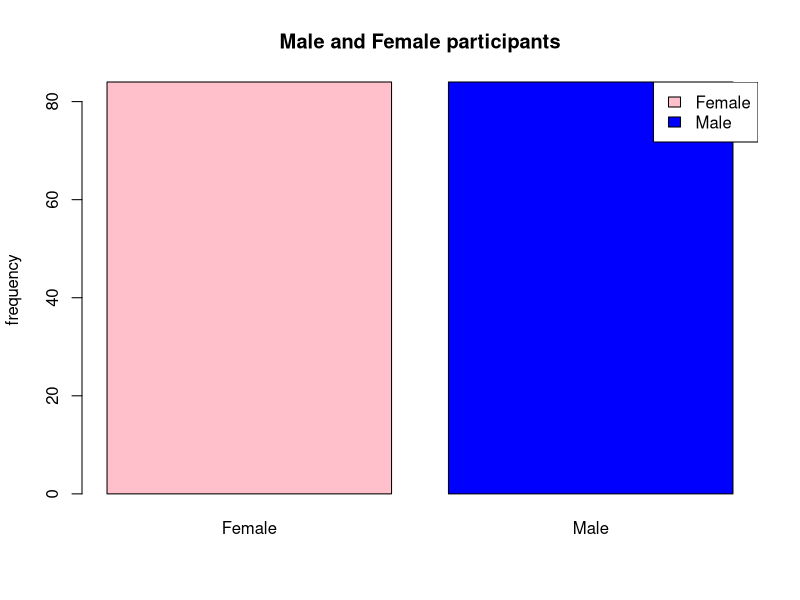
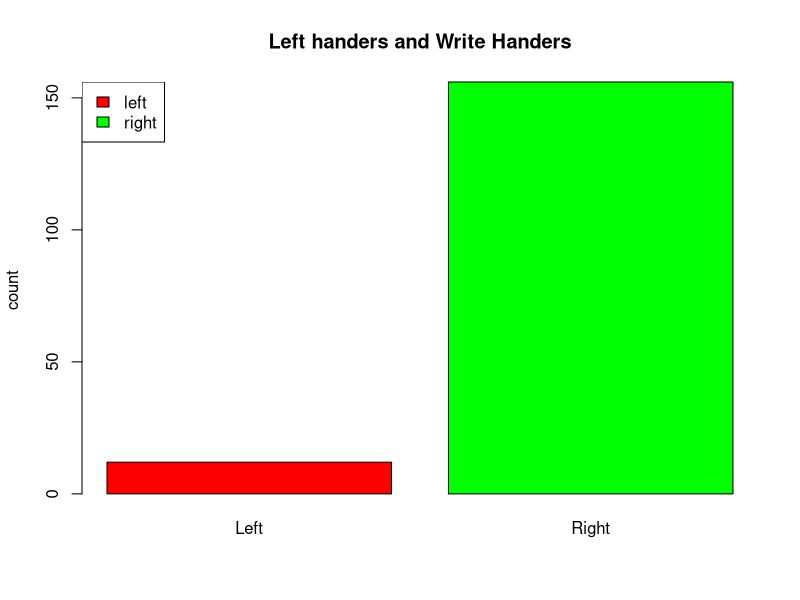
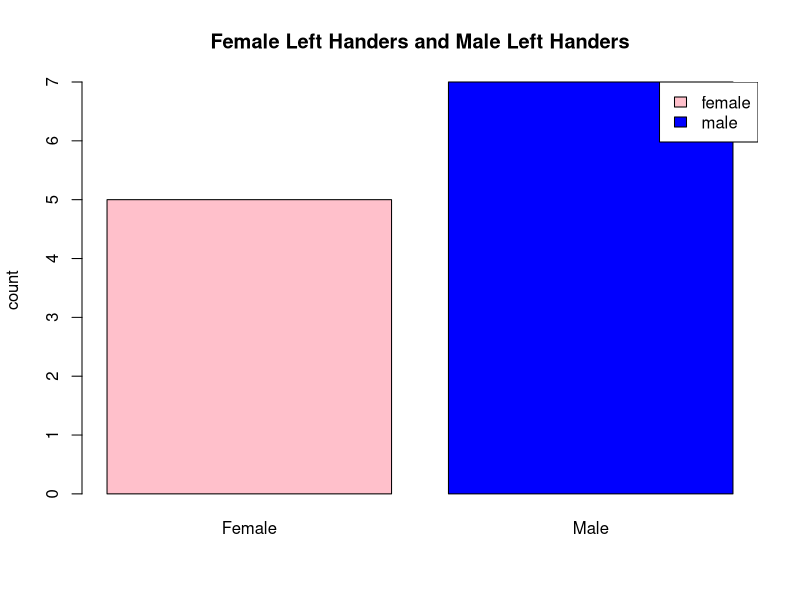
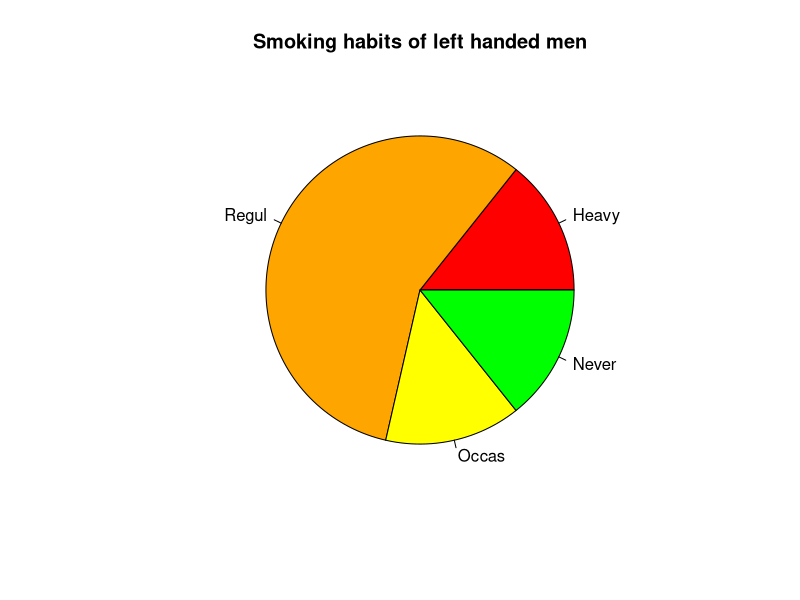
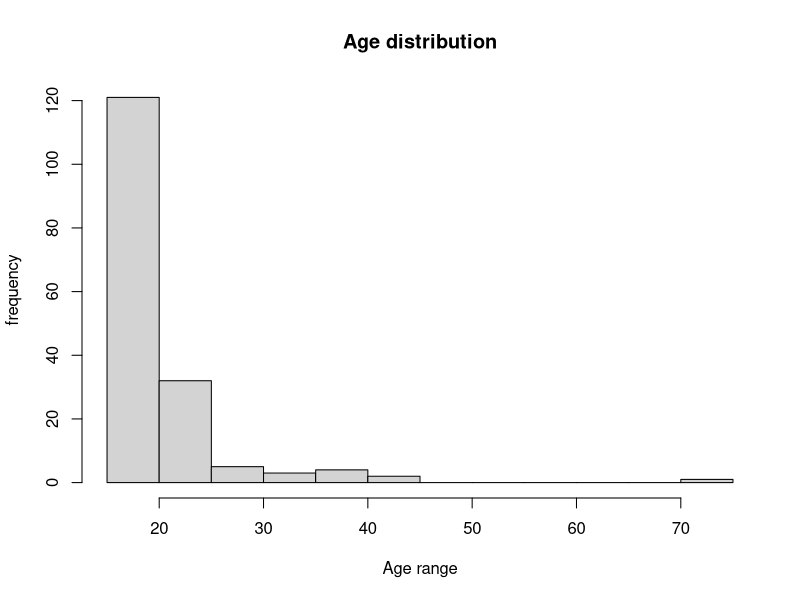
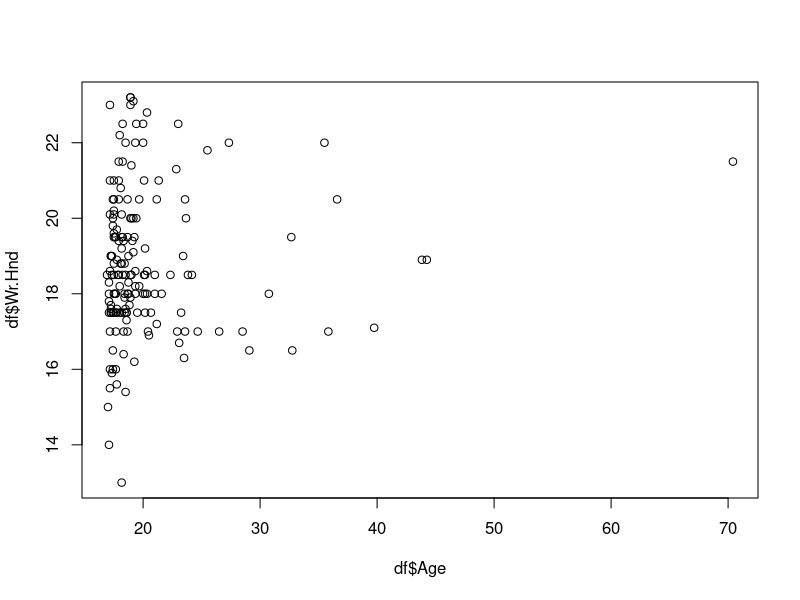
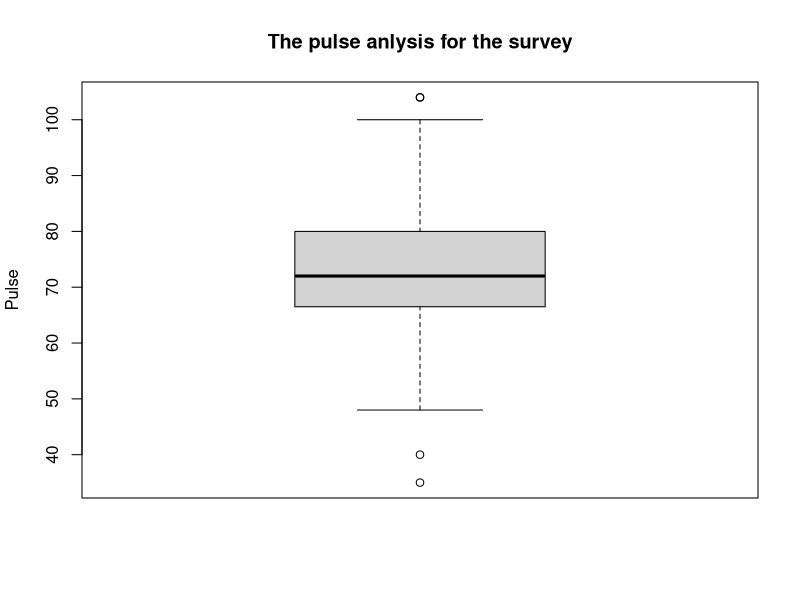
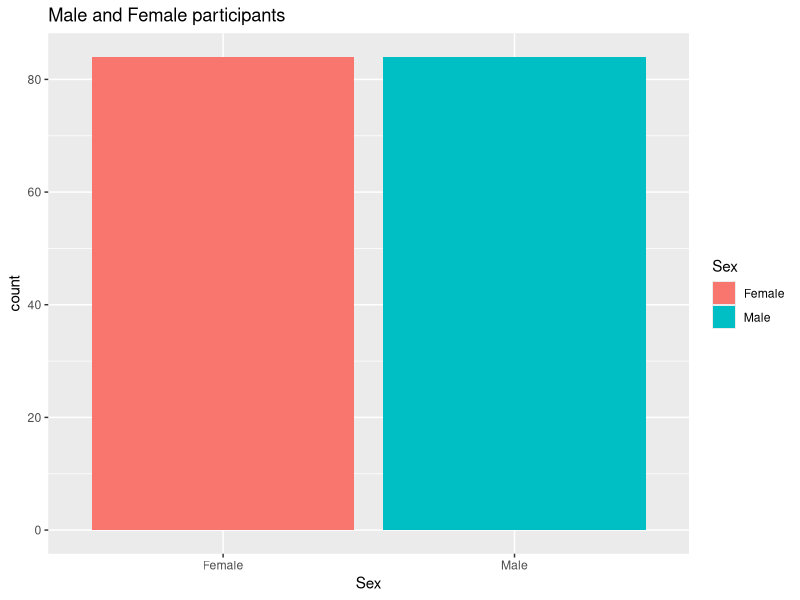

These figures' R source, in order:
#1 Plot a bar graph for the number of male and female participants in the survey. Provide the title as “Male and Female participants”, y-axis label as “frequency” and specify the colours for the bars.
library(MASS)
df=na.omit(survey)
df
barplot(table(df$Sex),main="Male and Female participants",ylab="frequency",col=c("pink","blue"))
legend("topright",c("Female","Male"),fill=c("pink","blue"))
#2 Plot a bar graph for the number of left handers and right handers in the survey. Provide the title as “Left Handers and Right Handers”, y-axis label as “count” and specify the colours for the bars.
barplot(table(df$W.Hnd),main="Left handers and Write Handers",ylab="count",col=c("red","green"))
legend("topleft",c("left","right"),fill=c("red","green"))
#3 Plot the distribution between male left handers and female left handers using bar chart. Provide the title as “Female Left Handers and Male Left Handers , y-axis label as “count” and specify the colours for the bars.
df3=subset(df,W.Hnd=="Left")
df3
barplot(table(df3$Sex),main="Female Left Handers and Male Left Handers",ylab="count",col=c("pink","blue"))
legend("topright",c("female","male"),fill=c("pink","blue"))
#4 Draw the distribution of smoking habits of male left handers using pie chart.
df4=subset(df,W.Hnd=="Left"& Sex=="Male")
df4
labels=c("Heavy","Regul","Occas","Never")
pie(table(df4$Smoke),labels,main="Smoking habits of left handed men",col=c("Red","Orange","Yellow","Green"))
#5 Draw the histogram of age distribution with the title as ‘Age distribution’ and xlabel as ‘Age range’ and ylabel as ‘frequency’.
hist(df$Age,main="Age distribution",xlab="Age range",ylab="frequency")
#6 Reveal the relationship between the age and writing hand span using scatter plot.
plot(df$Age,df$Wr.Hnd)
#7  Draw the boxplot for pulse rate to analyse the five summary statistics. Provide appropriate title and label.
boxplot(df$Pulse,main="The pulse anlysis for the survey",ylab="Pulse")

#part b

#1 import ggplot2 package
library(ggplot2)
#2  Plot a bar graph for the number of male and female participants in the survey. Provide the title as “Male and Female participants” and specify the colours for the bars.
ggplot(df,aes(x=Sex,fill=Sex))+geom_bar()+ggtitle("Male and Female participants")
#3 Plot a bar graph for the number of left handers and right handers in the survey. Provide the title as “Left Handers and Right Handers” and specify the colours for the bars.
ggplot(df,aes(x=W.Hnd,fill=W.Hnd))+geom_bar()+ggtitle("Left Handers and Right Handers")
#4 Plot the distribution between male left handers and female left handers using bar chart. Provide the title as “Female Left Handers and Male Left Handers” and specify the colours for the bars.
ggplot(df3,aes(x=Sex,fill=Sex))+geom_bar()+ggtitle("Female Left Handers and Male Left Handers")
#5 Draw the distribution of smoking habits of male left handers based on age using pie chart.
ggplot(df4,aes(x="",y=Smoke,fill=Smoke))+ggtitle("Smoking habits of left handed")+geom_bar(stat="Identity",width=1,color="white")+coord_polar("y",start=0)+theme_void()
#6 Draw the histogram of age distribution with the title as ‘Age distribution’ and xlabel as ‘Age range’ and ylabel as ‘frequency’.
ggplot(df,aes(x=Age))+geom_histogram()+labs(title="Age distribution",x="Age range",y="frequency")
#7 Reveal the relationship between the age and writing hand span using scatter plot.
ggplot(df,aes(x=Age,y=Wr.Hnd))+geom_point()+geom_smooth(method='lm')